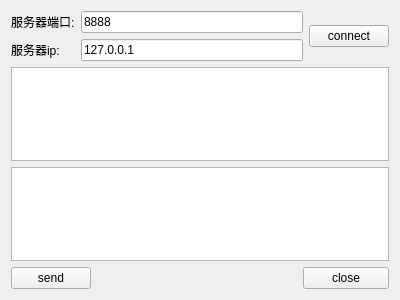
<?xml version="1.0" encoding="UTF-8"?>
<ui version="4.0">
 <class>ClientWidget</class>
 <widget class="QWidget" name="ClientWidget">
  <property name="geometry">
   <rect>
    <x>0</x>
    <y>0</y>
    <width>400</width>
    <height>300</height>
   </rect>
  </property>
  <property name="windowTitle">
   <string>Form</string>
  </property>
  <layout class="QGridLayout" name="gridLayout">
   <item row="0" column="0">
    <widget class="QLabel" name="port_label">
     <property name="text">
      <string>服务器端口:</string>
     </property>
    </widget>
   </item>
   <item row="0" column="1" colspan="3">
    <widget class="QLineEdit" name="port_lineEdit">
     <property name="text">
      <string>8888</string>
     </property>
    </widget>
   </item>
   <item row="0" column="4" rowspan="2">
    <widget class="QPushButton" name="connectButton">
     <property name="text">
      <string>connect</string>
     </property>
    </widget>
   </item>
   <item row="1" column="0">
    <widget class="QLabel" name="ip_label">
     <property name="text">
      <string>服务器ip:</string>
     </property>
    </widget>
   </item>
   <item row="1" column="1" colspan="3">
    <widget class="QLineEdit" name="ipLineEdit">
     <property name="text">
      <string>127.0.0.1</string>
     </property>
    </widget>
   </item>
   <item row="2" column="0" colspan="5">
    <widget class="QTextEdit" name="readtextEdit">
     <property name="readOnly">
      <bool>true</bool>
     </property>
    </widget>
   </item>
   <item row="3" column="0" colspan="5">
    <widget class="QTextEdit" name="wirtetextEdit"/>
   </item>
   <item row="4" column="0" colspan="2">
    <widget class="QPushButton" name="send_pushButton">
     <property name="text">
      <string>send</string>
     </property>
    </widget>
   </item>
   <item row="4" column="2">
    <spacer name="horizontalSpacer">
     <property name="orientation">
      <enum>Qt::Horizontal</enum>
     </property>
     <property name="sizeHint" stdset="0">
      <size>
       <width>211</width>
       <height>20</height>
      </size>
     </property>
    </spacer>
   </item>
   <item row="4" column="3" colspan="2">
    <widget class="QPushButton" name="pushButton">
     <property name="text">
      <string>close</string>
     </property>
    </widget>
   </item>
  </layout>
 </widget>
 <resources/>
 <connections/>
</ui>
